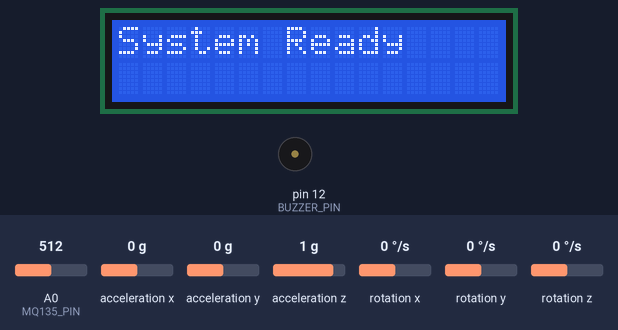
A sketch run on a simulated Arduino Uno, built with avr-gcc and run on an emulated ATmega328P. Shown: 16×2 character LCD, buzzer (waves = sounding, pin HIGH). The test bench sets the inputs (shaded band); at power-on: acceleration x 0 g, A0 (MQ135_PIN) = 512, acceleration y 0 g, acceleration z 1 g, rotation x 0 °/s, rotation y 0 °/s, rotation z 0 °/s. The modem accepts every AT command (registered, SIM ready, sends succeed) and sends nothing else.

Above: at 2.2 s.
At 4.3 s:
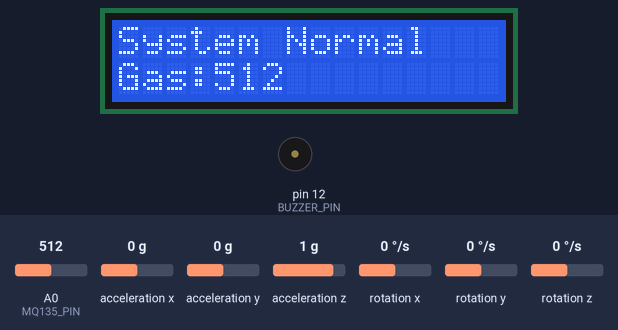
4.4 s: acceleration x set to -0.8 g
5.9 s: acceleration x set to -1.1 g
At 6.7 s:
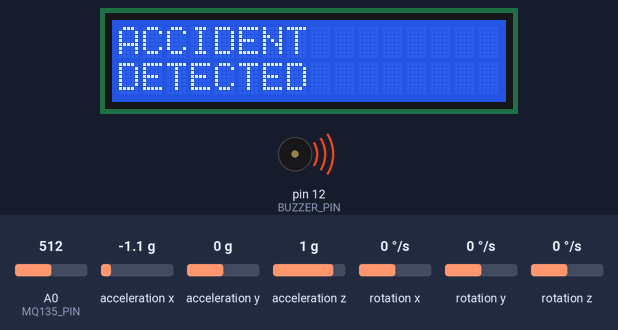
Timing chart, 0 to 8.9 s (numbered marks = the images above; inputs shaded):
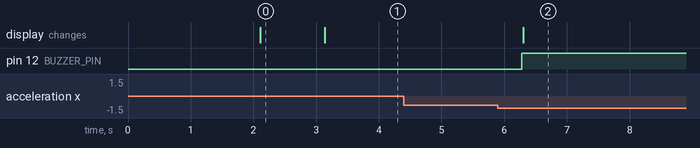

Measured:
- the behaviour switches between -0.9 and -1 g on acceleration x (found by bisection; images 1 and 2)
- after the input at 4.4 s, every drawn part: stays the same
- after the input at 5.9 s, pin 12 (BUZZER_PIN): LOW → HIGH after 0.38 s; the display: changes after 0.40 s (image 2)
- what the display in image 0 shows lasts 1.0 s, from 2.1 s to 3.1 s

The sketch:

accident_detection.ino
```cpp
/*
  Smart Accident Detection & Alert System
  ------------------------------------------------
  Reference/reconstructed implementation for the
  project portfolio. Pin assignments were recreated
  because the original sketch was not available.

  Behavior:
  Accident detected -> Buzzer ON
                   -> LCD: "ACCIDENT DETECTED"
                   -> SIM900L sends an SMS

  Hardware:
  Arduino Uno, MPU6050, 16x2 I2C LCD, SIM900L,
  MQ135, Buzzer

  IMPORTANT:
  Verify wiring, GSM power supply, and sensor thresholds
  before uploading to physical hardware.
*/

#include <Wire.h>
#include <LiquidCrystal_I2C.h>
#include <SoftwareSerial.h>
#include <MPU6050.h>

LiquidCrystal_I2C lcd(0x27, 16, 2);
MPU6050 mpu;

// Arduino RX, TX for SoftwareSerial.
// Arduino D7 <- SIM900L TX
// Arduino D8 -> SIM900L RX (use appropriate level shifting)
SoftwareSerial sim900(7, 8);

const int BUZZER_PIN = 12;
const int MQ135_PIN  = A0;

const int GAS_THRESHOLD = 400;
const float TILT_THRESHOLD = 45.0;

// Change this to the emergency phone number before real use.
const char EMERGENCY_NUMBER[] = "+91XXXXXXXXXX";

bool accidentAlertSent = false;

void setup() {
  pinMode(BUZZER_PIN, OUTPUT);
  digitalWrite(BUZZER_PIN, LOW);

  Serial.begin(9600);
  sim900.begin(9600);

  Wire.begin();

  lcd.init();
  lcd.backlight();
  lcd.clear();
  lcd.setCursor(0, 0);
  lcd.print("Smart Accident");
  lcd.setCursor(0, 1);
  lcd.print("Detection System");

  mpu.initialize();

  delay(2000);
  lcd.clear();
  lcd.print("System Ready");
  delay(1000);
}

void sendSMS() {
  sim900.println("AT");
  delay(1000);

  sim900.println("AT+CMGF=1");   // SMS text mode
  delay(1000);

  sim900.print("AT+CMGS=\"");
  sim900.print(EMERGENCY_NUMBER);
  sim900.println("\"");
  delay(1000);

  sim900.print("Emergency Alert: Accident detected.");
  sim900.write(26);              // CTRL+Z
  delay(5000);
}

void showAccidentAlert() {
  digitalWrite(BUZZER_PIN, HIGH);

  lcd.clear();
  lcd.setCursor(0, 0);
  lcd.print("ACCIDENT");
  lcd.setCursor(0, 1);
  lcd.print("DETECTED");

  if (!accidentAlertSent) {
    sendSMS();
    accidentAlertSent = true;
  }
}

void loop() {
  int16_t ax, ay, az;
  int16_t gx, gy, gz;

  mpu.getMotion6(&ax, &ay, &az, &gx, &gy, &gz);

  // Calculate tilt angle from accelerometer readings.
  float angleX = atan2((float)ay, (float)az) * 180.0 / PI;
  float angleY = atan2((float)ax, (float)az) * 180.0 / PI;

  int gasValue = analogRead(MQ135_PIN);

  bool accidentDetected =
      (abs(angleX) >= TILT_THRESHOLD) ||
      (abs(angleY) >= TILT_THRESHOLD);

  if (accidentDetected) {
    showAccidentAlert();
  } else {
    digitalWrite(BUZZER_PIN, LOW);

    lcd.clear();
    lcd.setCursor(0, 0);
    lcd.print("System Normal");
    lcd.setCursor(0, 1);
    lcd.print("Gas:");
    lcd.print(gasValue);

    // Allows a new alert after the vehicle returns to normal.
    accidentAlertSent = false;
  }

  delay(500);
}
```
